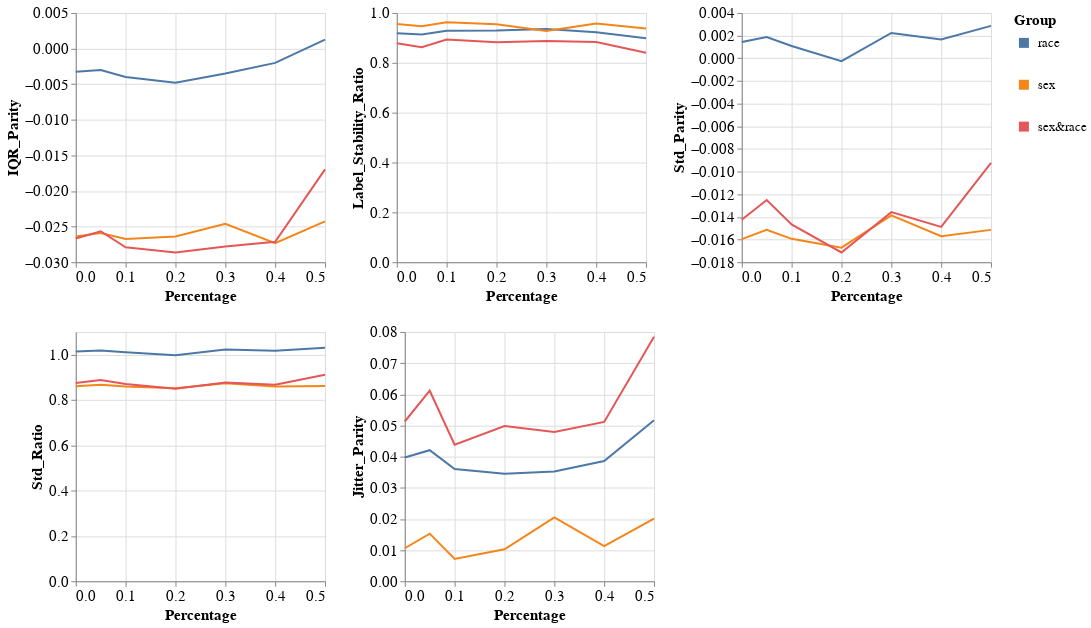

The code cell stored with this chart in its notebook:
### Markdown cell above
### Group metrics per dataset and model

### Code cell
visualizer.create_groups_grid_pct_lines_plot(model_name=MODEL_NAMES[0],
                                             target_preprocessing_technique=PREPROCESSING_TECHNIQUES[0],
                                             group_metrics_type='variance')

### Figure 1 — Vega-Lite specification as saved in the notebook (floating-point values rounded to 4 significant figures)
{"config": {"view": {"continuousWidth": 400, "continuousHeight": 300}, "axis": {"labelFontSize": 15, "titleFontSize": 15}, "legend": {"labelFontSize": 13, "symbolStrokeWidth": 10, "titleFontSize": 15}}, "vconcat": [{"hconcat": [{"mark": "line", "encoding": {"color": {"field": "Group", "type": "nominal"}, "x": {"field": "Percentage", "type": "quantitative"}, "y": {"field": "Metric_Value", "title": "IQR_Parity", "type": "quantitative"}}, "height": 250, "width": 250}, {"data": {"name": "data-225f0cc8e879737e3efca3178d2ee58b"}, "mark": "line", "encoding": {"color": {"field": "Group", "type": "nominal"}, "x": {"field": "Percentage", "type": "quantitative"}, "y": {"field": "Metric_Value", "title": "Label_Stability_Ratio", "type": "quantitative"}}, "height": 250, "width": 250}, {"data": {"name": "data-48cbebf031997675c46f63cf84cdd887"}, "mark": "line", "encoding": {"color": {"field": "Group", "type": "nominal"}, "x": {"field": "Percentage", "type": "quantitative"}, "y": {"field": "Metric_Value", "title": "Std_Parity", "type": "quantitative"}}, "height": 250, "width": 250}]}, {"hconcat": [{"mark": "line", "encoding": {"color": {"field": "Group", "type": "nominal"}, "x": {"field": "Percentage", "type": "quantitative"}, "y": {"field": "Metric_Value", "title": "Std_Ratio", "type": "quantitative"}}, "height": 250, "width": 250}, {"data": {"name": "data-1f6a7f59a7ca67697f82d266e1ed1d19"}, "mark": "line", "encoding": {"color": {"field": "Group", "type": "nominal"}, "x": {"field": "Percentage", "type": "quantitative"}, "y": {"field": "Metric_Value", "title": "Jitter_Parity", "type": "quantitative"}}, "height": 250, "width": 250}], "data": {"name": "data-e5f694dee7bea3fefff9a9e74fb87724"}}], "data": {"name": "data-fd46a185c3fb7cfc3ea8a79602c28e01"}, "$schema": "https://vega.github.io/schema/vega-lite/v4.17.0.json", "datasets": {"data-fd46a185c3fb7cfc3ea8a79602c28e01": [{"Model_Name": "DecisionTreeClassifier", "Metric": "IQR_Parity", "Group": "race", "Metric_Value": -0.003241, "Percentage": 0.0}, {"Model_Name": "DecisionTreeClassifier", "Metric": "IQR_Parity", "Group": "sex", "Metric_Value": -0.02639, "Percentage": 0.0}, {"Model_Name": "DecisionTreeClassifier", "Metric": "IQR_Parity", "Group": "sex&race", "Metric_Value": -0.02667, "Percentage": 0.0}, {"Model_Name": "DecisionTreeClassifier", "Metric": "IQR_Parity", "Group": "race", "Metric_Value": -0.003025, "Percentage": 0.05}, {"Model_Name": "DecisionTreeClassifier", "Metric": "IQR_Parity", "Group": "sex", "Metric_Value": -0.0259, "Percentage": 0.05}, {"Model_Name": "DecisionTreeClassifier", "Metric": "IQR_Parity", "Group": "sex&race", "Metric_Value": -0.02565, "Percentage": 0.05}, {"Model_Name": "DecisionTreeClassifier", "Metric": "IQR_Parity", "Group": "race", "Metric_Value": -0.003982, "Percentage": 0.1}, {"Model_Name": "DecisionTreeClassifier", "Metric": "IQR_Parity", "Group": "sex", "Metric_Value": -0.02674, "Percentage": 0.1}, {"Model_Name": "DecisionTreeClassifier", "Metric": "IQR_Parity", "Group": "sex&race", "Metric_Value": -0.0279, "Percentage": 0.1}, {"Model_Name": "DecisionTreeClassifier", "Metric": "IQR_Parity", "Group": "race", "Metric_Value": -0.004812, "Percentage": 0.2}, {"Model_Name": "DecisionTreeClassifier", "Metric": "IQR_Parity", "Group": "sex", "Metric_Value": -0.02639, "Percentage": 0.2}, {"Model_Name": "DecisionTreeClassifier", "Metric": "IQR_Parity", "Group": "sex&race", "Metric_Value": -0.02865, "Percentage": 0.2}, {"Model_Name": "DecisionTreeClassifier", "Metric": "IQR_Parity", "Group": "race", "Metric_Value": -0.003507, "Percentage": 0.3}, {"Model_Name": "DecisionTreeClassifier", "Metric": "IQR_Parity", "Group": "sex", "Metric_Value": -0.02462, "Percentage": 0.3}, {"Model_Name": "DecisionTreeClassifier", "Metric": "IQR_Parity", "Group": "sex&race", "Metric_Value": -0.02778, "Percentage": 0.3}, {"Model_Name": "DecisionTreeClassifier", "Metric": "IQR_Parity", "Group": "race", "Metric_Value": -0.002013, "Percentage": 0.4}, {"Model_Name": "DecisionTreeClassifier", "Metric": "IQR_Parity", "Group": "sex", "Metric_Value": -0.02734, "Percentage": 0.4}, {"Model_Name": "DecisionTreeClassifier", "Metric": "IQR_Parity", "Group": "sex&race", "Metric_Value": -0.02714, "Percentage": 0.4}, {"Model_Name": "DecisionTreeClassifier", "Metric": "IQR_Parity", "Group": "race", "Metric_Value": 0.001251, "Percentage": 0.5}, {"Model_Name": "DecisionTreeClassifier", "Metric": "IQR_Parity", "Group": "sex", "Metric_Value": -0.02426, "Percentage": 0.5}, {"Model_Name": "DecisionTreeClassifier", "Metric": "IQR_Parity", "Group": "sex&race", "Metric_Value": -0.01696, "Percentage": 0.5}], "data-225f0cc8e879737e3efca3178d2ee58b": [{"Model_Name": "DecisionTreeClassifier", "Metric": "Label_Stability_Ratio", "Group": "race", "Metric_Value": 0.9182, "Percentage": 0.0}, {"Model_Name": "DecisionTreeClassifier", "Metric": "Label_Stability_Ratio", "Group": "sex", "Metric_Value": 0.9555, "Percentage": 0.0}, {"Model_Name": "DecisionTreeClassifier", "Metric": "Label_Stability_Ratio", "Group": "sex&race", "Metric_Value": 0.8789, "Percentage": 0.0}, {"Model_Name": "DecisionTreeClassifier", "Metric": "Label_Stability_Ratio", "Group": "race", "Metric_Value": 0.9137, "Percentage": 0.05}, {"Model_Name": "DecisionTreeClassifier", "Metric": "Label_Stability_Ratio", "Group": "sex", "Metric_Value": 0.9464, "Percentage": 0.05}, {"Model_Name": "DecisionTreeClassifier", "Metric": "Label_Stability_Ratio", "Group": "sex&race", "Metric_Value": 0.8623, "Percentage": 0.05}, {"Model_Name": "DecisionTreeClassifier", "Metric": "Label_Stability_Ratio", "Group": "race", "Metric_Value": 0.9284, "Percentage": 0.1}, {"Model_Name": "DecisionTreeClassifier", "Metric": "Label_Stability_Ratio", "Group": "sex", "Metric_Value": 0.9623, "Percentage": 0.1}, {"Model_Name": "DecisionTreeClassifier", "Metric": "Label_Stability_Ratio", "Group": "sex&race", "Metric_Value": 0.8934, "Percentage": 0.1}, {"Model_Name": "DecisionTreeClassifier", "Metric": "Label_Stability_Ratio", "Group": "race", "Metric_Value": 0.93, "Percentage": 0.2}, {"Model_Name": "DecisionTreeClassifier", "Metric": "Label_Stability_Ratio", "Group": "sex", "Metric_Value": 0.9543, "Percentage": 0.2}, {"Model_Name": "DecisionTreeClassifier", "Metric": "Label_Stability_Ratio", "Group": "sex&race", "Metric_Value": 0.8826, "Percentage": 0.2}, {"Model_Name": "DecisionTreeClassifier", "Metric": "Label_Stability_Ratio", "Group": "race", "Metric_Value": 0.936, "Percentage": 0.3}, {"Model_Name": "DecisionTreeClassifier", "Metric": "Label_Stability_Ratio", "Group": "sex", "Metric_Value": 0.9275, "Percentage": 0.3}, {"Model_Name": "DecisionTreeClassifier", "Metric": "Label_Stability_Ratio", "Group": "sex&race", "Metric_Value": 0.8875, "Percentage": 0.3}, {"Model_Name": "DecisionTreeClassifier", "Metric": "Label_Stability_Ratio", "Group": "race", "Metric_Value": 0.9226, "Percentage": 0.4}, {"Model_Name": "DecisionTreeClassifier", "Metric": "Label_Stability_Ratio", "Group": "sex", "Metric_Value": 0.9579, "Percentage": 0.4}, {"Model_Name": "DecisionTreeClassifier", "Metric": "Label_Stability_Ratio", "Group": "sex&race", "Metric_Value": 0.8832, "Percentage": 0.4}, {"Model_Name": "DecisionTreeClassifier", "Metric": "Label_Stability_Ratio", "Group": "race", "Metric_Value": 0.8985, "Percentage": 0.5}, {"Model_Name": "DecisionTreeClassifier", "Metric": "Label_Stability_Ratio", "Group": "sex", "Metric_Value": 0.9377, "Percentage": 0.5}, {"Model_Name": "DecisionTreeClassifier", "Metric": "Label_Stability_Ratio", "Group": "sex&race", "Metric_Value": 0.8407, "Percentage": 0.5}], "data-48cbebf031997675c46f63cf84cdd887": [{"Model_Name": "DecisionTreeClassifier", "Metric": "Std_Parity", "Group": "race", "Metric_Value": 0.00144, "Percentage": 0.0}, {"Model_Name": "DecisionTreeClassifier", "Metric": "Std_Parity", "Group": "sex", "Metric_Value": -0.01596, "Percentage": 0.0}, {"Model_Name": "DecisionTreeClassifier", "Metric": "Std_Parity", "Group": "sex&race", "Metric_Value": -0.01425, "Percentage": 0.0}, {"Model_Name": "DecisionTreeClassifier", "Metric": "Std_Parity", "Group": "race", "Metric_Value": 0.001876, "Percentage": 0.05}, {"Model_Name": "DecisionTreeClassifier", "Metric": "Std_Parity", "Group": "sex", "Metric_Value": -0.01514, "Percentage": 0.05}, {"Model_Name": "DecisionTreeClassifier", "Metric": "Std_Parity", "Group": "sex&race", "Metric_Value": -0.01251, "Percentage": 0.05}, {"Model_Name": "DecisionTreeClassifier", "Metric": "Std_Parity", "Group": "race", "Metric_Value": 0.001087, "Percentage": 0.1}, {"Model_Name": "DecisionTreeClassifier", "Metric": "Std_Parity", "Group": "sex", "Metric_Value": -0.01594, "Percentage": 0.1}, {"Model_Name": "DecisionTreeClassifier", "Metric": "Std_Parity", "Group": "sex&race", "Metric_Value": -0.01466, "Percentage": 0.1}, {"Model_Name": "DecisionTreeClassifier", "Metric": "Std_Parity", "Group": "race", "Metric_Value": -0.0002496, "Percentage": 0.2}, {"Model_Name": "DecisionTreeClassifier", "Metric": "Std_Parity", "Group": "sex", "Metric_Value": -0.01671, "Percentage": 0.2}, {"Model_Name": "DecisionTreeClassifier", "Metric": "Std_Parity", "Group": "sex&race", "Metric_Value": -0.01714, "Percentage": 0.2}, {"Model_Name": "DecisionTreeClassifier", "Metric": "Std_Parity", "Group": "race", "Metric_Value": 0.002233, "Percentage": 0.3}, {"Model_Name": "DecisionTreeClassifier", "Metric": "Std_Parity", "Group": "sex", "Metric_Value": -0.01387, "Percentage": 0.3}, {"Model_Name": "DecisionTreeClassifier", "Metric": "Std_Parity", "Group": "sex&race", "Metric_Value": -0.01358, "Percentage": 0.3}, {"Model_Name": "DecisionTreeClassifier", "Metric": "Std_Parity", "Group": "race", "Metric_Value": 0.001663, "Percentage": 0.4}, {"Model_Name": "DecisionTreeClassifier", "Metric": "Std_Parity", "Group": "sex", "Metric_Value": -0.0157, "Percentage": 0.4}, {"Model_Name": "DecisionTreeClassifier", "Metric": "Std_Parity", "Group": "sex&race", "Metric_Value": -0.01488, "Percentage": 0.4}, {"Model_Name": "DecisionTreeClassifier", "Metric": "Std_Parity", "Group": "race", "Metric_Value": 0.002862, "Percentage": 0.5}, {"Model_Name": "DecisionTreeClassifier", "Metric": "Std_Parity", "Group": "sex", "Metric_Value": -0.01515, "Percentage": 0.5}, {"Model_Name": "DecisionTreeClassifier", "Metric": "Std_Parity", "Group": "sex&race", "Metric_Value": -0.009236, "Percentage": 0.5}], "data-e5f694dee7bea3fefff9a9e74fb87724": [{"Model_Name": "DecisionTreeClassifier", "Metric": "Std_Ratio", "Group": "race", "Metric_Value": 1.014, "Percentage": 0.0}, {"Model_Name": "DecisionTreeClassifier", "Metric": "Std_Ratio", "Group": "sex", "Metric_Value": 0.8605, "Percentage": 0.0}, {"Model_Name": "DecisionTreeClassifier", "Metric": "Std_Ratio", "Group": "sex&race", "Metric_Value": 0.8746, "Percentage": 0.0}, {"Model_Name": "DecisionTreeClassifier", "Metric": "Std_Ratio", "Group": "race", "Metric_Value": 1.019, "Percentage": 0.05}, {"Model_Name": "DecisionTreeClassifier", "Metric": "Std_Ratio", "Group": "sex", "Metric_Value": 0.8668, "Percentage": 0.05}, {"Model_Name": "DecisionTreeClassifier", "Metric": "Std_Ratio", "Group": "sex&race", "Metric_Value": 0.8883, "Percentage": 0.05}, {"Model_Name": "DecisionTreeClassifier", "Metric": "Std_Ratio", "Group": "race", "Metric_Value": 1.011, "Percentage": 0.1}, {"Model_Name": "DecisionTreeClassifier", "Metric": "Std_Ratio", "Group": "sex", "Metric_Value": 0.8598, "Percentage": 0.1}, {"Model_Name": "DecisionTreeClassifier", "Metric": "Std_Ratio", "Group": "sex&race", "Metric_Value": 0.8706, "Percentage": 0.1}, {"Model_Name": "DecisionTreeClassifier", "Metric": "Std_Ratio", "Group": "race", "Metric_Value": 0.9975, "Percentage": 0.2}, {"Model_Name": "DecisionTreeClassifier", "Metric": "Std_Ratio", "Group": "sex", "Metric_Value": 0.8519, "Percentage": 0.2}, {"Model_Name": "DecisionTreeClassifier", "Metric": "Std_Ratio", "Group": "sex&race", "Metric_Value": 0.8494, "Percentage": 0.2}, {"Model_Name": "DecisionTreeClassifier", "Metric": "Std_Ratio", "Group": "race", "Metric_Value": 1.023, "Percentage": 0.3}, {"Model_Name": "DecisionTreeClassifier", "Metric": "Std_Ratio", "Group": "sex", "Metric_Value": 0.8733, "Percentage": 0.3}, {"Model_Name": "DecisionTreeClassifier", "Metric": "Std_Ratio", "Group": "sex&race", "Metric_Value": 0.8776, "Percentage": 0.3}, {"Model_Name": "DecisionTreeClassifier", "Metric": "Std_Ratio", "Group": "race", "Metric_Value": 1.017, "Percentage": 0.4}, {"Model_Name": "DecisionTreeClassifier", "Metric": "Std_Ratio", "Group": "sex", "Metric_Value": 0.8591, "Percentage": 0.4}, {"Model_Name": "DecisionTreeClassifier", "Metric": "Std_Ratio", "Group": "sex&race", "Metric_Value": 0.8671, "Percentage": 0.4}, {"Model_Name": "DecisionTreeClassifier", "Metric": "Std_Ratio", "Group": "race", "Metric_Value": 1.03, "Percentage": 0.5}, {"Model_Name": "DecisionTreeClassifier", "Metric": "Std_Ratio", "Group": "sex", "Metric_Value": 0.8613, "Percentage": 0.5}, {"Model_Name": "DecisionTreeClassifier", "Metric": "Std_Ratio", "Group": "sex&race", "Metric_Value": 0.9113, "Percentage": 0.5}], "data-1f6a7f59a7ca67697f82d266e1ed1d19": [{"Model_Name": "DecisionTreeClassifier", "Metric": "Jitter_Parity", "Group": "race", "Metric_Value": 0.03973, "Percentage": 0.0}, {"Model_Name": "DecisionTreeClassifier", "Metric": "Jitter_Parity", "Group": "sex", "Metric_Value": 0.01059, "Percentage": 0.0}, {"Model_Name": "DecisionTreeClassifier", "Metric": "Jitter_Parity", "Group": "sex&race", "Metric_Value": 0.05127, "Percentage": 0.0}, {"Model_Name": "DecisionTreeClassifier", "Metric": "Jitter_Parity", "Group": "race", "Metric_Value": 0.04206, "Percentage": 0.05}, {"Model_Name": "DecisionTreeClassifier", "Metric": "Jitter_Parity", "Group": "sex", "Metric_Value": 0.01528, "Percentage": 0.05}, {"Model_Name": "DecisionTreeClassifier", "Metric": "Jitter_Parity", "Group": "sex&race", "Metric_Value": 0.06115, "Percentage": 0.05}, {"Model_Name": "DecisionTreeClassifier", "Metric": "Jitter_Parity", "Group": "race", "Metric_Value": 0.03601, "Percentage": 0.1}, {"Model_Name": "DecisionTreeClassifier", "Metric": "Jitter_Parity", "Group": "sex", "Metric_Value": 0.007138, "Percentage": 0.1}, {"Model_Name": "DecisionTreeClassifier", "Metric": "Jitter_Parity", "Group": "sex&race", "Metric_Value": 0.04381, "Percentage": 0.1}, {"Model_Name": "DecisionTreeClassifier", "Metric": "Jitter_Parity", "Group": "race", "Metric_Value": 0.0345, "Percentage": 0.2}, {"Model_Name": "DecisionTreeClassifier", "Metric": "Jitter_Parity", "Group": "sex", "Metric_Value": 0.01026, "Percentage": 0.2}, {"Model_Name": "DecisionTreeClassifier", "Metric": "Jitter_Parity", "Group": "sex&race", "Metric_Value": 0.04982, "Percentage": 0.2}, {"Model_Name": "DecisionTreeClassifier", "Metric": "Jitter_Parity", "Group": "race", "Metric_Value": 0.03523, "Percentage": 0.3}, {"Model_Name": "DecisionTreeClassifier", "Metric": "Jitter_Parity", "Group": "sex", "Metric_Value": 0.02046, "Percentage": 0.3}, {"Model_Name": "DecisionTreeClassifier", "Metric": "Jitter_Parity", "Group": "sex&race", "Metric_Value": 0.04791, "Percentage": 0.3}, {"Model_Name": "DecisionTreeClassifier", "Metric": "Jitter_Parity", "Group": "race", "Metric_Value": 0.03858, "Percentage": 0.4}, {"Model_Name": "DecisionTreeClassifier", "Metric": "Jitter_Parity", "Group": "sex", "Metric_Value": 0.0113, "Percentage": 0.4}, {"Model_Name": "DecisionTreeClassifier", "Metric": "Jitter_Parity", "Group": "sex&race", "Metric_Value": 0.05113, "Percentage": 0.4}, {"Model_Name": "DecisionTreeClassifier", "Metric": "Jitter_Parity", "Group": "race", "Metric_Value": 0.05167, "Percentage": 0.5}, {"Model_Name": "DecisionTreeClassifier", "Metric": "Jitter_Parity", "Group": "sex", "Metric_Value": 0.0201, "Percentage": 0.5}, {"Model_Name": "DecisionTreeClassifier", "Metric": "Jitter_Parity", "Group": "sex&race", "Metric_Value": 0.07847, "Percentage": 0.5}]}}
